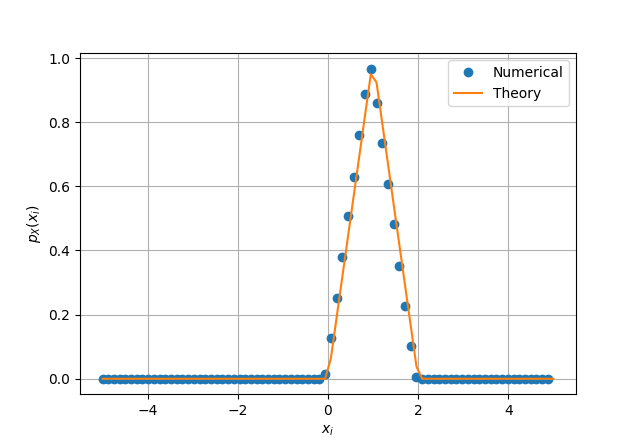

The Python source for this figure:
import numpy as np
import mpmath as mp
import scipy 
import matplotlib.pyplot as plt

#if using termux
# import subprocess
# import shlex
# #end if


maxrange=80
maxlim=5.0
x = np.linspace(-maxlim,maxlim,maxrange)#points on the x axis
simlen = int(1e6) #number of samples
err = [] #declaring probability list
pdf = [] #declaring pdf list
h = 2*maxlim/(maxrange-1)
#randvar = np.random.normal(0,1,simlen)
#randvar = np.loadtxt('uni.dat',dtype='double')
randvar = np.loadtxt('T.dat',dtype='double')

for i in range(0,maxrange):
	err_ind = np.nonzero(randvar < x[i]) #checking probability condition
	err_n = np.size(err_ind) #computing the probability
	err.append(err_n/simlen) #storing the probability values in a list

	
for i in range(0,maxrange-1):
	test = (err[i+1]-err[i])/(x[i+1]-x[i])
	pdf.append(test) #storing the pdf values in a list

def T_pdf(y):
    if(y<0):
        return 0.00
    if(0<=y<=1):
        return y
    if(1<y<=2):
        return 2-y
    if(y>2):
        return 0
      

vec_T_pdf = scipy.vectorize(T_pdf)

plt.plot(x[0:(maxrange-1)].T,pdf,'o')
plt.plot(x,vec_T_pdf(x))
plt.grid() #creating the grid
plt.xlabel('$x_i$')
plt.ylabel('$p_X(x_i)$')
plt.legend(["Numerical","Theory"])

#if using termux
#plt.savefig('../figs/uni_pdf.pdf')
#plt.savefig('../figs/uni_pdf.eps')
#subprocess.run(shlex.split("termux-open ../figs/uni_pdf.pdf"))
#if using termux
# plt.savefig('../figs/gauss_pdf.pdf')
# plt.savefig('../figs/gauss_pdf.eps')
# subprocess.run(shlex.split("termux-open ../figs/gauss_pdf.pdf"))
#else
plt.show() #opening the plot window
